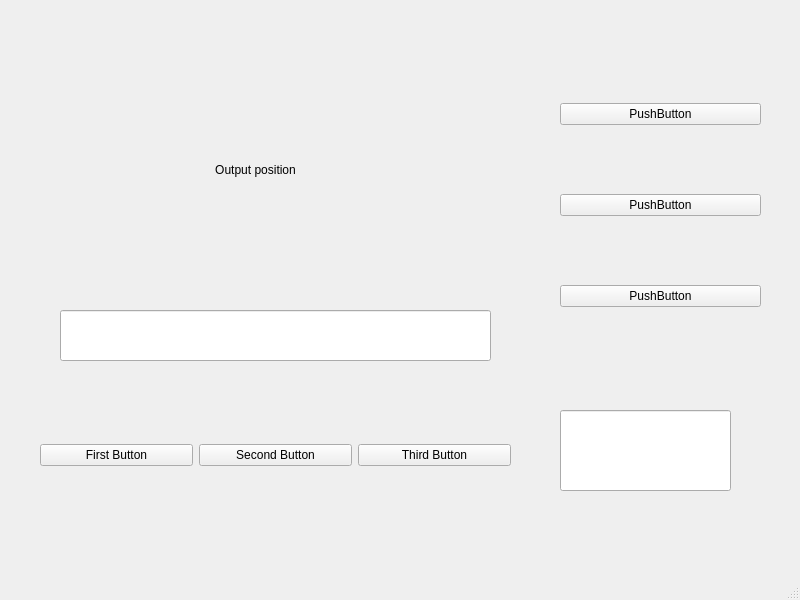
<?xml version="1.0" encoding="UTF-8"?>
<ui version="4.0">
 <class>MainWindow</class>
 <widget class="QMainWindow" name="MainWindow">
  <property name="geometry">
   <rect>
    <x>0</x>
    <y>0</y>
    <width>800</width>
    <height>600</height>
   </rect>
  </property>
  <property name="windowTitle">
   <string>MainWindow</string>
  </property>
  <widget class="QWidget" name="centralwidget">
   <widget class="QLabel" name="label">
    <property name="geometry">
     <rect>
      <x>110</x>
      <y>70</y>
      <width>291</width>
      <height>200</height>
     </rect>
    </property>
    <property name="minimumSize">
     <size>
      <width>200</width>
      <height>200</height>
     </size>
    </property>
    <property name="layoutDirection">
     <enum>Qt::RightToLeft</enum>
    </property>
    <property name="text">
     <string>Output position</string>
    </property>
    <property name="alignment">
     <set>Qt::AlignCenter</set>
    </property>
   </widget>
   <widget class="QWidget" name="horizontalLayoutWidget">
    <property name="geometry">
     <rect>
      <x>40</x>
      <y>380</y>
      <width>471</width>
      <height>151</height>
     </rect>
    </property>
    <layout class="QHBoxLayout" name="horizontalLayout">
     <item>
      <widget class="QPushButton" name="pushButton">
       <property name="text">
        <string>First Button</string>
       </property>
      </widget>
     </item>
     <item>
      <widget class="QPushButton" name="pushButton_2">
       <property name="text">
        <string>Second Button</string>
       </property>
      </widget>
     </item>
     <item>
      <widget class="QPushButton" name="pushButton_3">
       <property name="text">
        <string>Third Button</string>
       </property>
      </widget>
     </item>
    </layout>
   </widget>
   <widget class="QWidget" name="verticalLayoutWidget">
    <property name="geometry">
     <rect>
      <x>560</x>
      <y>40</y>
      <width>201</width>
      <height>331</height>
     </rect>
    </property>
    <layout class="QVBoxLayout" name="verticalLayout">
     <item>
      <widget class="QPushButton" name="pushButton_4">
       <property name="text">
        <string>PushButton</string>
       </property>
      </widget>
     </item>
     <item>
      <widget class="QPushButton" name="pushButton_5">
       <property name="text">
        <string>PushButton</string>
       </property>
      </widget>
     </item>
     <item>
      <widget class="QPushButton" name="pushButton_6">
       <property name="text">
        <string>PushButton</string>
       </property>
      </widget>
     </item>
    </layout>
   </widget>
   <widget class="QLineEdit" name="lineEdit">
    <property name="geometry">
     <rect>
      <x>60</x>
      <y>310</y>
      <width>431</width>
      <height>51</height>
     </rect>
    </property>
   </widget>
   <widget class="QLineEdit" name="lineEdit_2">
    <property name="geometry">
     <rect>
      <x>560</x>
      <y>410</y>
      <width>171</width>
      <height>81</height>
     </rect>
    </property>
   </widget>
  </widget>
  <widget class="QMenuBar" name="menubar">
   <property name="geometry">
    <rect>
     <x>0</x>
     <y>0</y>
     <width>800</width>
     <height>21</height>
    </rect>
   </property>
  </widget>
  <widget class="QStatusBar" name="statusbar"/>
 </widget>
 <resources/>
 <connections>
  <connection>
   <sender>pushButton</sender>
   <signal>clicked()</signal>
   <receiver>MainWindow</receiver>
   <slot>slot_1st()</slot>
   <hints>
    <hint type="sourcelabel">
     <x>148</x>
     <y>480</y>
    </hint>
    <hint type="destinationlabel">
     <x>119</x>
     <y>564</y>
    </hint>
   </hints>
  </connection>
  <connection>
   <sender>pushButton_2</sender>
   <signal>clicked()</signal>
   <receiver>MainWindow</receiver>
   <slot>slot_2nd()</slot>
   <hints>
    <hint type="sourcelabel">
     <x>267</x>
     <y>479</y>
    </hint>
    <hint type="destinationlabel">
     <x>270</x>
     <y>538</y>
    </hint>
   </hints>
  </connection>
  <connection>
   <sender>pushButton_3</sender>
   <signal>clicked()</signal>
   <receiver>MainWindow</receiver>
   <slot>slot_3rd()</slot>
   <hints>
    <hint type="sourcelabel">
     <x>442</x>
     <y>478</y>
    </hint>
    <hint type="destinationlabel">
     <x>430</x>
     <y>540</y>
    </hint>
   </hints>
  </connection>
  <connection>
   <sender>lineEdit</sender>
   <signal>textChanged(QString)</signal>
   <receiver>label</receiver>
   <slot>setText(QString)</slot>
   <hints>
    <hint type="sourcelabel">
     <x>375</x>
     <y>377</y>
    </hint>
    <hint type="destinationlabel">
     <x>375</x>
     <y>213</y>
    </hint>
   </hints>
  </connection>
  <connection>
   <sender>pushButton</sender>
   <signal>clicked()</signal>
   <receiver>lineEdit</receiver>
   <slot>clear()</slot>
   <hints>
    <hint type="sourcelabel">
     <x>103</x>
     <y>477</y>
    </hint>
    <hint type="destinationlabel">
     <x>148</x>
     <y>357</y>
    </hint>
   </hints>
  </connection>
 </connections>
 <slots>
  <slot>slot_1st()</slot>
  <slot>slot_2nd()</slot>
  <slot>slot_3rd()</slot>
 </slots>
</ui>
